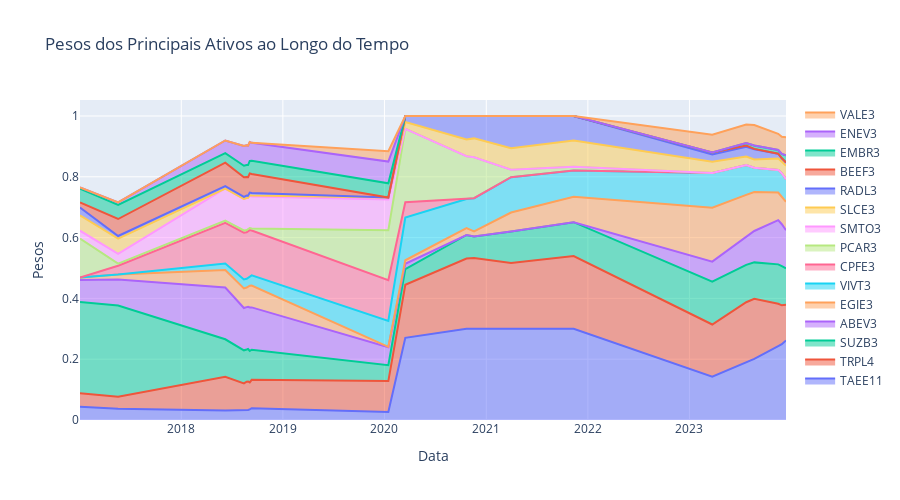

Source (notebook cell):
### Code cell
import plotly.graph_objects as go

fig = go.Figure()

# Criar o gráfico de área empilhado para cada ativo em top_assets
for asset in top_assets:
    fig.add_trace(go.Scatter(
        x=pesos.index,
        y=pesos[asset],
        mode='lines',
        stackgroup='one',  # Define um grupo de empilhamento
        name=asset.rstrip('.SA')
    ))

# Configurar o layout
fig.update_layout(
    title='Pesos dos Principais Ativos ao Longo do Tempo',
    xaxis_title='Data',
    yaxis_title='Pesos',
    showlegend=True,
    height=500,
)

fig.show()
